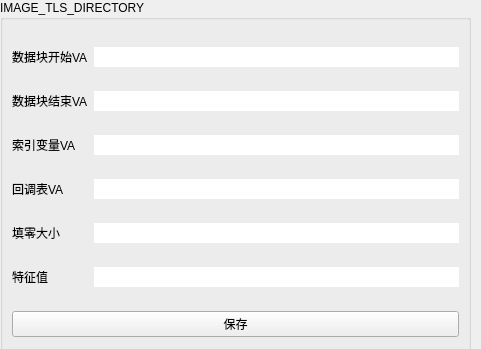
       <widget class="QWidget" name="page_TLS">
        <property name="geometry">
         <rect>
          <x>0</x>
          <y>0</y>
          <width>481</width>
          <height>349</height>
         </rect>
        </property>
        <attribute name="label">
         <string>TLS</string>
        </attribute>
        <widget class="QGroupBox" name="groupBox_9">
         <property name="geometry">
          <rect>
           <x>0</x>
           <y>0</y>
           <width>471</width>
           <height>371</height>
          </rect>
         </property>
         <property name="title">
          <string>IMAGE_TLS_DIRECTORY</string>
         </property>
         <layout class="QGridLayout" name="gridLayout_4">
          <item row="0" column="0" colspan="2">
           <widget class="QLabel" name="label_82">
            <property name="text">
             <string>数据块开始VA</string>
            </property>
           </widget>
          </item>
          <item row="0" column="2">
           <widget class="QLineEdit" name="lineEdit_50">
            <property name="frame">
             <bool>false</bool>
            </property>
           </widget>
          </item>
          <item row="1" column="0" colspan="2">
           <widget class="QLabel" name="label_83">
            <property name="text">
             <string>数据块结束VA</string>
            </property>
           </widget>
          </item>
          <item row="1" column="2">
           <widget class="QLineEdit" name="lineEdit_51">
            <property name="frame">
             <bool>false</bool>
            </property>
           </widget>
          </item>
          <item row="2" column="0" colspan="2">
           <widget class="QLabel" name="label_84">
            <property name="text">
             <string>索引变量VA</string>
            </property>
           </widget>
          </item>
          <item row="2" column="2">
           <widget class="QLineEdit" name="lineEdit_52">
            <property name="frame">
             <bool>false</bool>
            </property>
           </widget>
          </item>
          <item row="3" column="0">
           <widget class="QLabel" name="label_85">
            <property name="text">
             <string>回调表VA</string>
            </property>
           </widget>
          </item>
          <item row="3" column="2">
           <widget class="QLineEdit" name="lineEdit_53">
            <property name="frame">
             <bool>false</bool>
            </property>
           </widget>
          </item>
          <item row="4" column="0">
           <widget class="QLabel" name="label_86">
            <property name="text">
             <string>填零大小</string>
            </property>
           </widget>
          </item>
          <item row="4" column="2">
           <widget class="QLineEdit" name="lineEdit_54">
            <property name="frame">
             <bool>false</bool>
            </property>
           </widget>
          </item>
          <item row="5" column="0">
           <widget class="QLabel" name="label_87">
            <property name="text">
             <string>特征值</string>
            </property>
           </widget>
          </item>
          <item row="5" column="2">
           <widget class="QLineEdit" name="lineEdit_55">
            <property name="frame">
             <bool>false</bool>
            </property>
           </widget>
          </item>
          <item row="6" column="0" colspan="3">
           <widget class="QPushButton" name="pushButton_35">
            <property name="text">
             <string>保存</string>
            </property>
           </widget>
          </item>
         </layout>
        </widget>
       </widget>
